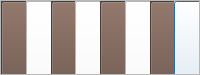
      <widget class="QFrame" name="w7">
       <property name="minimumSize">
        <size>
         <width>0</width>
         <height>75</height>
        </size>
       </property>
       <property name="maximumSize">
        <size>
         <width>16777215</width>
         <height>75</height>
        </size>
       </property>
       <property name="styleSheet">
        <string notr="true">border-width:0px;</string>
       </property>
       <property name="frameShape">
        <enum>QFrame::StyledPanel</enum>
       </property>
       <property name="frameShadow">
        <enum>QFrame::Raised</enum>
       </property>
       <layout class="QHBoxLayout" name="horizontalLayout_27">
        <property name="spacing">
         <number>0</number>
        </property>
        <property name="leftMargin">
         <number>0</number>
        </property>
        <property name="topMargin">
         <number>0</number>
        </property>
        <property name="rightMargin">
         <number>0</number>
        </property>
        <property name="bottomMargin">
         <number>0</number>
        </property>
        <item>
         <widget class="QFrame" name="f70">
          <property name="styleSheet">
           <string notr="true">
background-color: rgb(108, 82, 70);</string>
          </property>
          <property name="frameShape">
           <enum>QFrame::StyledPanel</enum>
          </property>
          <property name="frameShadow">
           <enum>QFrame::Raised</enum>
          </property>
          <widget class="QPushButton" name="p70">
           <property name="geometry">
            <rect>
             <x>0</x>
             <y>0</y>
             <width>75</width>
             <height>75</height>
            </rect>
           </property>
           <property name="minimumSize">
            <size>
             <width>75</width>
             <height>75</height>
            </size>
           </property>
           <property name="contextMenuPolicy">
            <enum>Qt::NoContextMenu</enum>
           </property>
           <property name="text">
            <string/>
           </property>
           <property name="checkable">
            <bool>false</bool>
           </property>
           <property name="autoExclusive">
            <bool>true</bool>
           </property>
          </widget>
         </widget>
        </item>
        <item>
         <widget class="QFrame" name="f71">
          <property name="styleSheet">
           <string notr="true">background-color: rgb(255, 255, 255);</string>
          </property>
          <property name="frameShape">
           <enum>QFrame::StyledPanel</enum>
          </property>
          <property name="frameShadow">
           <enum>QFrame::Raised</enum>
          </property>
          <widget class="QPushButton" name="p71">
           <property name="geometry">
            <rect>
             <x>0</x>
             <y>0</y>
             <width>75</width>
             <height>75</height>
            </rect>
           </property>
           <property name="minimumSize">
            <size>
             <width>75</width>
             <height>75</height>
            </size>
           </property>
           <property name="contextMenuPolicy">
            <enum>Qt::NoContextMenu</enum>
           </property>
           <property name="text">
            <string/>
           </property>
           <property name="checkable">
            <bool>false</bool>
           </property>
           <property name="autoExclusive">
            <bool>true</bool>
           </property>
          </widget>
         </widget>
        </item>
        <item>
         <widget class="QFrame" name="f72">
          <property name="styleSheet">
           <string notr="true">
background-color: rgb(108, 82, 70);</string>
          </property>
          <property name="frameShape">
           <enum>QFrame::StyledPanel</enum>
          </property>
          <property name="frameShadow">
           <enum>QFrame::Raised</enum>
          </property>
          <widget class="QPushButton" name="p72">
           <property name="geometry">
            <rect>
             <x>0</x>
             <y>0</y>
             <width>75</width>
             <height>75</height>
            </rect>
           </property>
           <property name="minimumSize">
            <size>
             <width>75</width>
             <height>75</height>
            </size>
           </property>
           <property name="contextMenuPolicy">
            <enum>Qt::NoContextMenu</enum>
           </property>
           <property name="text">
            <string/>
           </property>
           <property name="checkable">
            <bool>false</bool>
           </property>
           <property name="autoExclusive">
            <bool>true</bool>
           </property>
          </widget>
         </widget>
        </item>
        <item>
         <widget class="QFrame" name="f73">
          <property name="styleSheet">
           <string notr="true">background-color: rgb(255, 255, 255);</string>
          </property>
          <property name="frameShape">
           <enum>QFrame::StyledPanel</enum>
          </property>
          <property name="frameShadow">
           <enum>QFrame::Raised</enum>
          </property>
          <widget class="QPushButton" name="p73">
           <property name="geometry">
            <rect>
             <x>0</x>
             <y>0</y>
             <width>75</width>
             <height>75</height>
            </rect>
           </property>
           <property name="minimumSize">
            <size>
             <width>75</width>
             <height>75</height>
            </size>
           </property>
           <property name="contextMenuPolicy">
            <enum>Qt::NoContextMenu</enum>
           </property>
           <property name="text">
            <string/>
           </property>
           <property name="checkable">
            <bool>false</bool>
           </property>
           <property name="autoExclusive">
            <bool>true</bool>
           </property>
          </widget>
         </widget>
        </item>
        <item>
         <widget class="QFrame" name="f74">
          <property name="styleSheet">
           <string notr="true">
background-color: rgb(108, 82, 70);</string>
          </property>
          <property name="frameShape">
           <enum>QFrame::StyledPanel</enum>
          </property>
          <property name="frameShadow">
           <enum>QFrame::Raised</enum>
          </property>
          <widget class="QPushButton" name="p74">
           <property name="geometry">
            <rect>
             <x>0</x>
             <y>0</y>
             <width>75</width>
             <height>75</height>
            </rect>
           </property>
           <property name="minimumSize">
            <size>
             <width>75</width>
             <height>75</height>
            </size>
           </property>
           <property name="contextMenuPolicy">
            <enum>Qt::NoContextMenu</enum>
           </property>
           <property name="text">
            <string/>
           </property>
           <property name="checkable">
            <bool>false</bool>
           </property>
           <property name="autoExclusive">
            <bool>true</bool>
           </property>
          </widget>
         </widget>
        </item>
        <item>
         <widget class="QFrame" name="f75">
          <property name="styleSheet">
           <string notr="true">background-color: rgb(255, 255, 255);</string>
          </property>
          <property name="frameShape">
           <enum>QFrame::StyledPanel</enum>
          </property>
          <property name="frameShadow">
           <enum>QFrame::Raised</enum>
          </property>
          <widget class="QPushButton" name="p75">
           <property name="geometry">
            <rect>
             <x>0</x>
             <y>0</y>
             <width>75</width>
             <height>75</height>
            </rect>
           </property>
           <property name="minimumSize">
            <size>
             <width>75</width>
             <height>75</height>
            </size>
           </property>
           <property name="contextMenuPolicy">
            <enum>Qt::NoContextMenu</enum>
           </property>
           <property name="text">
            <string/>
           </property>
           <property name="checkable">
            <bool>false</bool>
           </property>
           <property name="autoExclusive">
            <bool>true</bool>
           </property>
          </widget>
         </widget>
        </item>
        <item>
         <widget class="QFrame" name="f76">
          <property name="styleSheet">
           <string notr="true">
background-color: rgb(108, 82, 70);</string>
          </property>
          <property name="frameShape">
           <enum>QFrame::StyledPanel</enum>
          </property>
          <property name="frameShadow">
           <enum>QFrame::Raised</enum>
          </property>
          <widget class="QPushButton" name="p76">
           <property name="geometry">
            <rect>
             <x>0</x>
             <y>0</y>
             <width>75</width>
             <height>75</height>
            </rect>
           </property>
           <property name="minimumSize">
            <size>
             <width>75</width>
             <height>75</height>
            </size>
           </property>
           <property name="contextMenuPolicy">
            <enum>Qt::NoContextMenu</enum>
           </property>
           <property name="text">
            <string/>
           </property>
           <property name="checkable">
            <bool>false</bool>
           </property>
           <property name="autoExclusive">
            <bool>true</bool>
           </property>
          </widget>
         </widget>
        </item>
        <item>
         <widget class="QFrame" name="f77">
          <property name="styleSheet">
           <string notr="true">background-color: rgb(255, 255, 255);</string>
          </property>
          <property name="frameShape">
           <enum>QFrame::StyledPanel</enum>
          </property>
          <property name="frameShadow">
           <enum>QFrame::Raised</enum>
          </property>
          <widget class="QPushButton" name="p77">
           <property name="geometry">
            <rect>
             <x>0</x>
             <y>0</y>
             <width>75</width>
             <height>75</height>
            </rect>
           </property>
           <property name="minimumSize">
            <size>
             <width>75</width>
             <height>75</height>
            </size>
           </property>
           <property name="contextMenuPolicy">
            <enum>Qt::NoContextMenu</enum>
           </property>
           <property name="text">
            <string/>
           </property>
           <property name="checkable">
            <bool>false</bool>
           </property>
           <property name="autoExclusive">
            <bool>true</bool>
           </property>
           <property name="default">
            <bool>true</bool>
           </property>
          </widget>
         </widget>
        </item>
       </layout>
      </widget>
